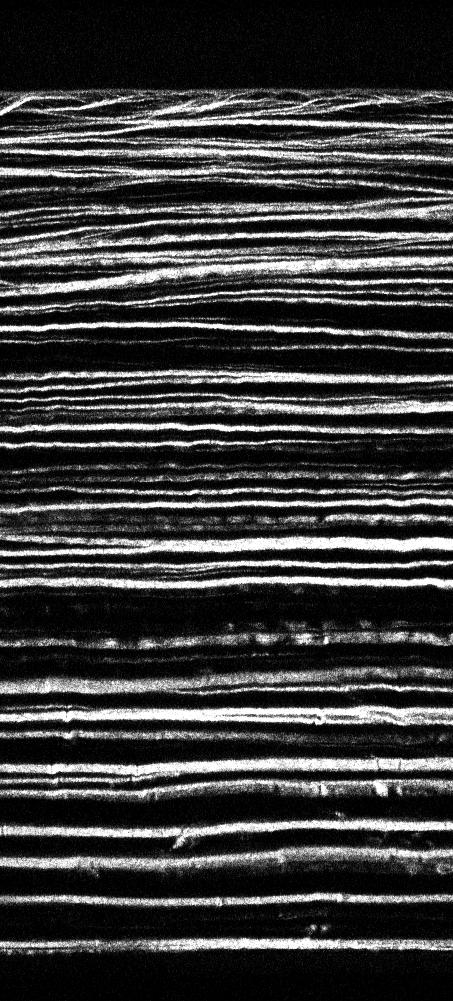
%> input picture Homework3/mincut/GCMex/image1.jpg, 453 x 1001 px
$ octave --eval "result = get8FilterImages(imread('image1.jpg'));"   (GNU Octave 9; MATLAB toolbox functions it lacks are replaced by stand-ins)
%> lines starting %> are read from the running program, lines starting %| are printed output that depends on the picture
### Homework3/mincut/GCMex/computeDerivImages.m
function [horizDerivImage,vertDerivImage] = computeDerivImages( imageData,sigma )
%> called with sigma = 1
%COMPUTEDERIVIMAGES Summary of this function goes here
%   Detailed explanation goes here

gaussFilt = fspecial('gaussian',sigma);
rowNum = ceil(sigma/2);
gaussFilter = gaussFilt(rowNum,:);
filteredImageData = conv2(imageData,gaussFilter,'same');
horizDerivFilter = [1 -1];
horizDerivImage = conv2(filteredImageData,horizDerivFilter,'same');
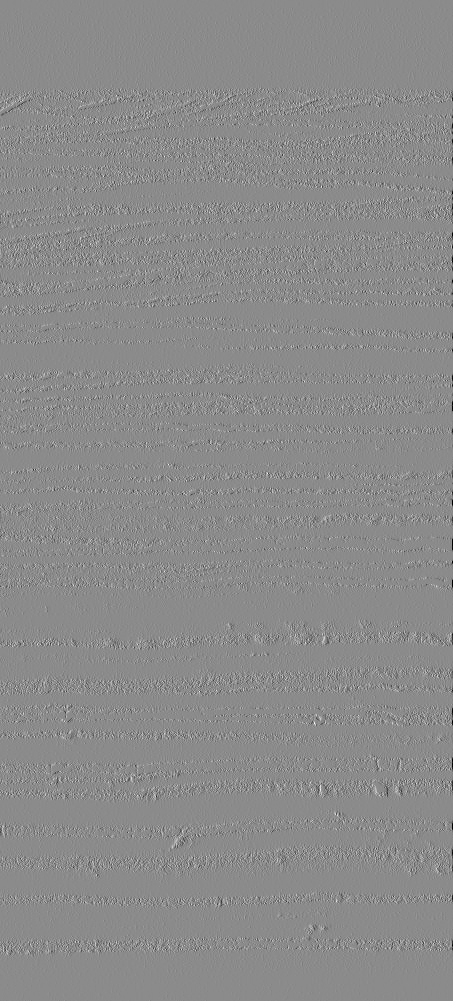
%> horizDerivImage: size 1001x453 double; min -255, max 212, mean -0.1; drawn with min black and max white
vertDerivFilter = [1;-1];
vertDerivImage = conv2(filteredImageData,vertDerivFilter,'same');
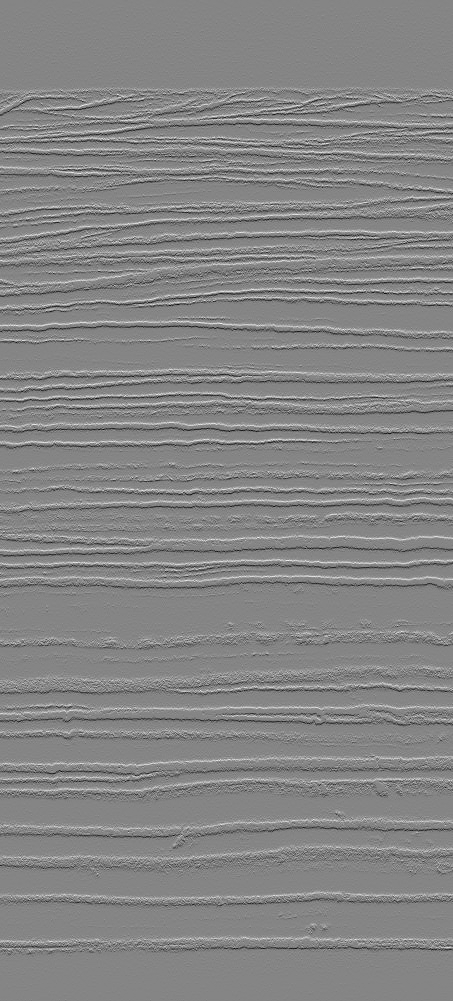
%> vertDerivImage: size 1001x453 double; min -255, max 233, mean 0; drawn with min black and max white
%> call 2 of computeDerivImages, with sigma = 2
%> in computeDerivImages (call 2), `filteredImageData = conv2(imageData,gaussFilter,'same');`:
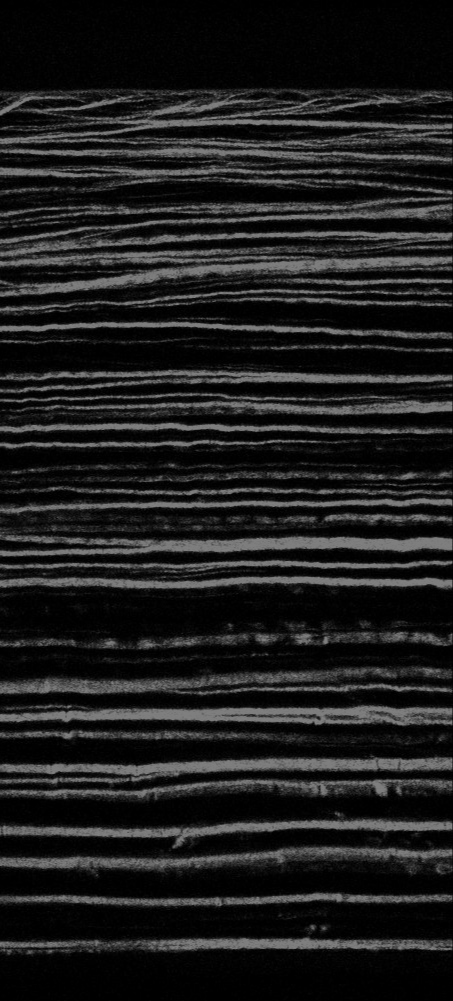
%> filteredImageData: size 1001x453 double; min 0, max 127.5, mean 29.7

end

### Homework3/mincut/GCMex/computeGaussDiff.m
function [filterDiffImageData] = computeGaussDiff( imageData,sigma1,sigma2 )
%> called with sigma1 = 1, sigma2 = 2
%COMPUTEDERIVIMAGES Summary of this function goes here
%   Detailed explanation goes here

gaussFilt1 = fspecial('gaussian',sigma1);
gaussFilt2 = fspecial('gaussian',sigma2);
filteredImageData1 = conv2(imageData,gaussFilt1,'same');
filteredImageData2 = conv2(imageData,gaussFilt2,'same');
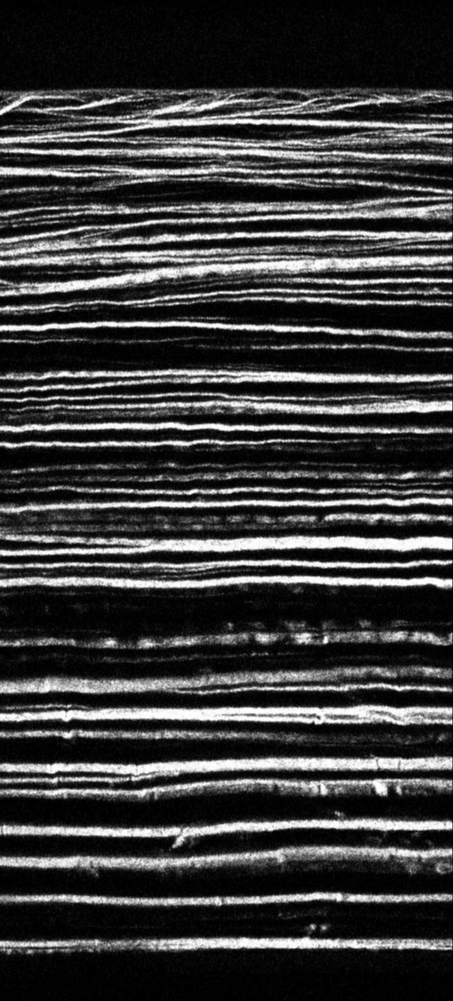
%> filteredImageData2: size 1001x453 double; min 0, max 255, mean 59.5; mean of the top-left, top-right, bottom-left and bottom-right quarters 59.5, 59.9, 57.2, 61.2
filterDiffImageData = filteredImageData2-filteredImageData1;
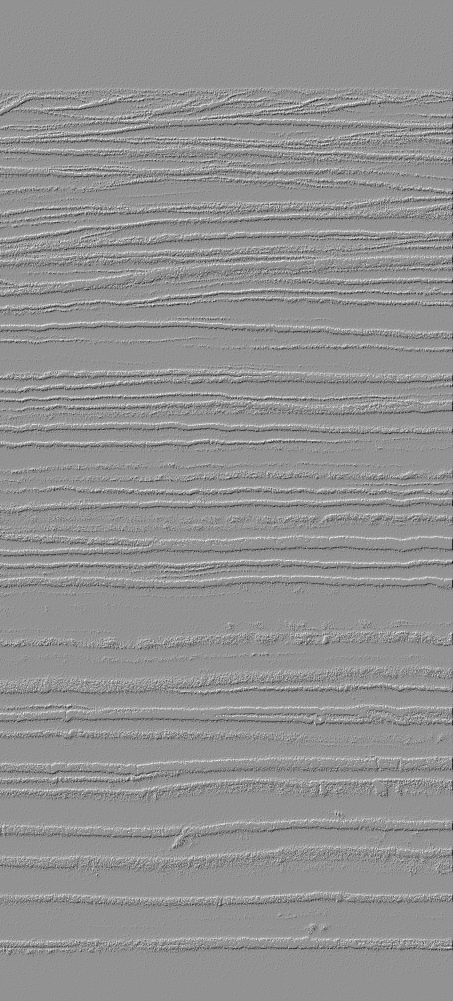
%> filterDiffImageData: size 1001x453 double; min -175, max 129.5, mean -0.1; drawn with min black and max white

end

### Homework3/mincut/GCMex/get8FilterImages.m
function [ horizDeriv_Sigma1_imageData,vertDeriv_Sigma1_imageData,...
    horizDeriv_Sigma2_imageData,vertDeriv_Sigma2_imageData,...
    horizDeriv_Sigma4_imageData,vertDeriv_Sigma4_imageData,...
    gaussDiff_4_2_imageData,gaussDiff_2_1_imageData] = get8FilterImages( imageData )
%GET8FILTERIMAGES Summary of this function goes here
%   Detailed explanation goes here

[horizDeriv_Sigma1_imageData,vertDeriv_Sigma1_imageData] =...
    computeDerivImages(imageData,1);
[horizDeriv_Sigma2_imageData,vertDeriv_Sigma2_imageData] =...
    computeDerivImages(imageData,2);
[horizDeriv_Sigma4_imageData,vertDeriv_Sigma4_imageData] =...
    computeDerivImages(imageData,4);
gaussDiff_4_2_imageData = computeGaussDiff(imageData,1,2);
gaussDiff_2_1_imageData = computeGaussDiff(imageData,2,4);
%> call 2 of computeGaussDiff, with sigma1 = 2, sigma2 = 4
%> in computeGaussDiff (call 2), `filterDiffImageData = filteredImageData2-filteredImageData1;`:
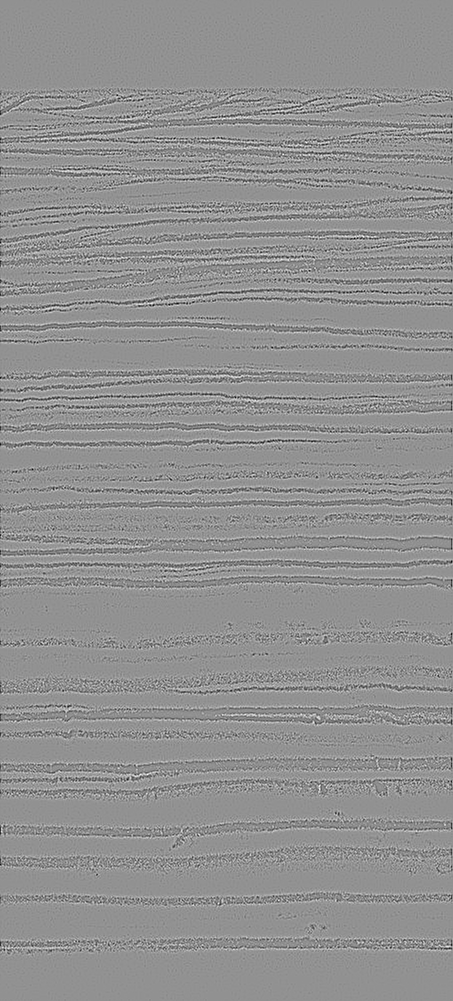
%> filterDiffImageData: size 1001x453 double; min -4.59, max 3.45, mean -0.00215; drawn with min black and max white
end
